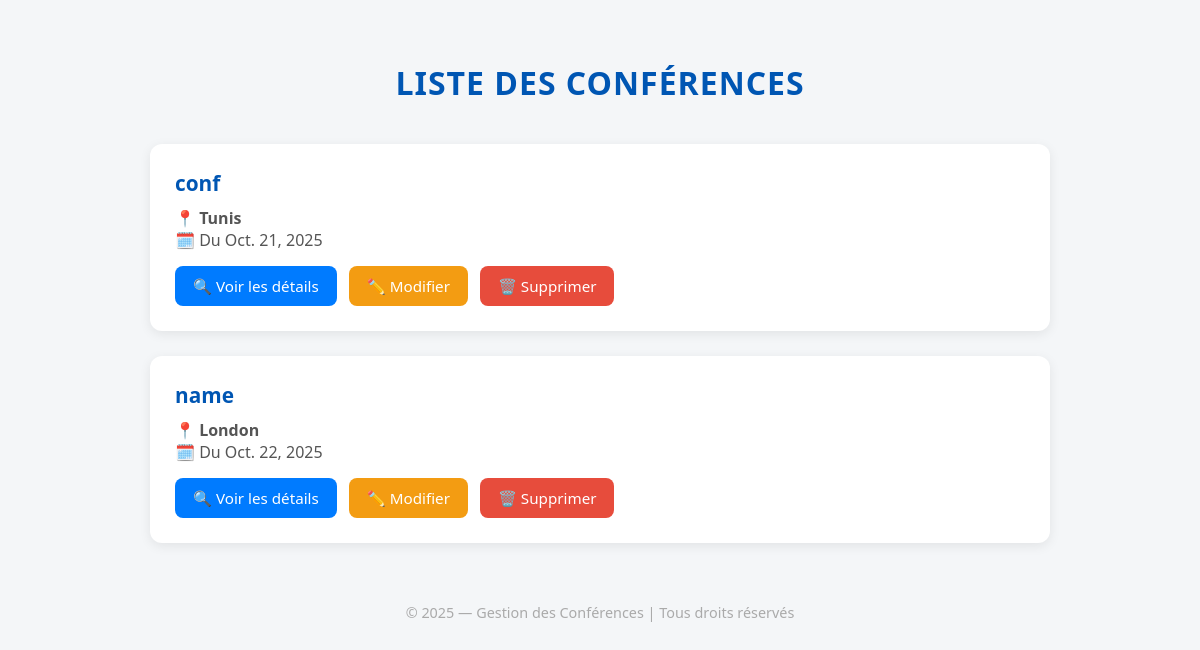
Page /conference/list/ on the committed database.
### ConferenceApp/models.py (models this page shows, shortened)
class Conference(models.Model):
    THEME_CHOICES = [
        ("CSAI", "Computer Science & Artificial Intelligence"),
        ("SE", "Science & Engineering"),
        ("SSE", "Social Sciences & Education"),
        ("IT", "Interdisciplinary Themes"),
    ]
    conference_id = models.AutoField(primary_key=True)
    name = models.CharField(max_length=100, validators=[conference_title_valid])
    theme = models.CharField(max_length=100, choices=THEME_CHOICES)
    description = models.TextField(validators= [conf_desc_validator])
    start_date = models.DateField()
    end_date = models.DateField()
    location = models.CharField(max_length=200)
    created_at = models.DateTimeField(auto_now_add=True)
    updated_at = models.DateTimeField(auto_now=True)

### ConferenceApp/views.py (the view)
# urls.py: path('list/', views.listConferences, name='list_conferences'),
def listConferences(request):
    conferences = Conference.objects.all()
    return render(request, 'conference/list_conferences.html', {'confs': conferences})

### Workshop1/templates/conference/list_conferences.html (shortened to what this page needs)
<!DOCTYPE html>
<html lang="fr">
<head>
</head>
<body>
    <h1>Liste des Conférences</h1>
    <ul>
        {% for conf in confs %}
            <li>
                <div class="conf-title">{{ conf.name }}</div>
                <div class="conf-info">
                    📍 <strong>{{ conf.location }}</strong> <br>
                    🗓️ Du {{ conf.start_date }}
                </div>
                <div class="btn-container">
                    <a href="{% url 'conference_details' conf.pk %}" class="btn btn-view">🔍 Voir les détails</a>
                    <a href="{% url 'conference_update' conf.pk %}" class="btn btn-edit">✏️ Modifier</a>
                    <a href="{% url 'conference_confirm_delete' conf.pk %}" class="btn btn-delete">🗑️ Supprimer</a>
                </div>
            </li>
        {% empty %}
            <p class="empty-message">Aucune conférence disponible pour le moment.</p>
        {% endfor %}
    </ul>
    <footer>
        © 2025 — Gestion des Conférences | Tous droits réservés
    </footer>
</body>
</html>

### Workshop1/templates/conference/list_conferences.html (style rules this page uses)
body { font-family: 'Segoe UI', Arial, sans-serif; background-color: #f4f6f8; color: #333; margin: 0; padding: 40px 20px; }
h1 { text-align: center; color: #0056b3; margin-bottom: 40px; text-transform: uppercase; letter-spacing: 1px; }
ul { list-style-type: none; padding: 0; max-width: 900px; margin: auto; }
li { background-color: #fff; margin-bottom: 25px; padding: 25px; border-radius: 12px; box-shadow: 0 3px 12px rgba(0, 0, 0, 0.08); transition: all 0.3s ease; }
.conf-title { font-size: 1.3rem; color: #0056b3; margin-bottom: 10px; font-weight: 600; }
.conf-info { color: #555; font-size: 1rem; margin-bottom: 15px; }
.btn-container { display: flex; gap: 12px; flex-wrap: wrap; }
.btn { text-decoration: none; color: white; padding: 10px 18px; border-radius: 8px; font-size: 0.95rem; transition: all 0.3s ease; }
.btn-view { background-color: #007bff; }
.btn-edit { background-color: #f39c12; }
.btn-delete { background-color: #e74c3c; }
footer { text-align: center; margin-top: 60px; font-size: 0.9rem; color: #aaa; }

### rows in the picture
Conference: name "conf", location "Tunis", start_date "Oct. 21, 2025"
Conference: name "name", location "London", start_date "Oct. 22, 2025"
